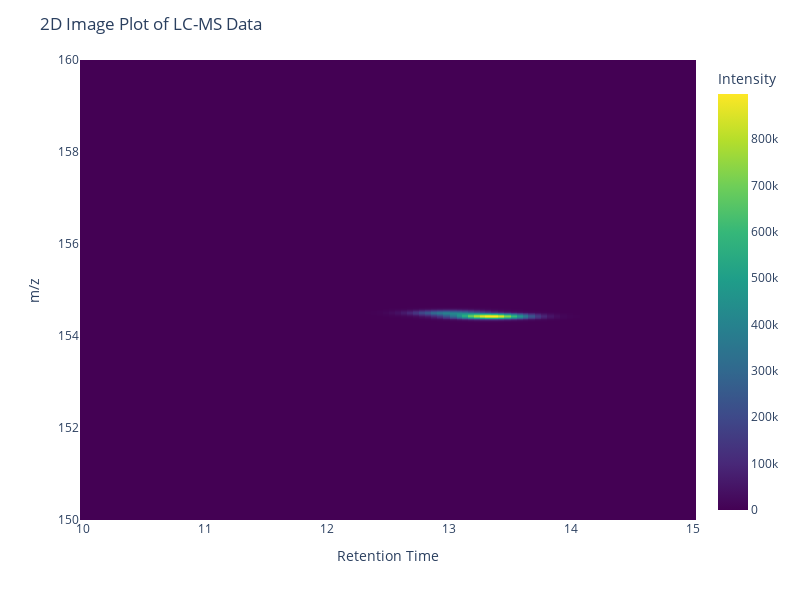

Notebook code for this chart:
### Markdown cell above
**6. Plot Results 2D**

### Code cell
from scipy.interpolate import interp1d

def plot_heatmap_from_irregular_data(df, title="Interpolated mz Heatmap", zoom=False, mz_points=1000):
    # Step 1: Get rt values
    rt_values = df["rt"].values
    # rt_values_edge = np.linspace(rt_values.min(), rt_values.max(), 1000)

    # Step 2: Define a common mz grid over full range
    all_mz = np.concatenate(df["mz"].values)
    mz_min, mz_max = all_mz.min(), all_mz.max()
    common_mz = np.linspace(mz_min, mz_max, mz_points)

    # Step 3: Interpolate each mz-intensity pair to the common mz grid
    interpolated_matrix = []
    for mz, intensity in zip(df["mz"], df["intensities"]):
        mz = np.array(mz)
        intensity = np.array(intensity).flatten()  # <- flatten here

        interp = interp1d(mz, intensity, kind='linear', bounds_error=False, fill_value=0)
        interpolated_intensity = interp(common_mz)
        interpolated_matrix.append(interpolated_intensity)

    intensity_matrix = np.array(interpolated_matrix)
    intensity_matrix = intensity_matrix.T  # Transpose to have rt as rows and mz as columns
    
    # print("Rt and mz length: ", len(rt_edges), len(mz_edges))
    print("Heatmap size: ", intensity_matrix.shape)

    # Step 4: Plot heatmap
    plt.figure(figsize=(12, 5))
    plt.imshow(intensity_matrix,
        extent=[rt_values[0], rt_values[-1], common_mz[-1], common_mz[0]],
        aspect='auto',
        cmap='viridis')
    plt.colorbar(label='Intensity')
    plt.xlabel('Retention Time (min)')
    plt.ylabel('mz (Da)')
    plt.title(title)

    # Optional zoom
    if zoom:
        plt.xlim(zoom.get('xlim', (rt_values[0], rt_values[-1])))
        plt.ylim(zoom.get('ylim', (common_mz[0], common_mz[-1])))

    plt.show()
    
    fig = px.imshow(
        intensity_matrix,
        origin='lower',
        aspect='auto',
        labels=dict(x="Retention Time", y="m/z", color="Intensity"),
        x=rt_values,
        y=common_mz,
        color_continuous_scale="Viridis"
    )
    fig.update_layout(title="2D Image Plot of LC-MS Data",
        width=800,       # ← set your desired width in pixels
        height=600)
    fig.show()


plot_heatmap_from_irregular_data(df=grid_gaussians)

### Figure 1 — Plotly figure (JSON) as saved in the notebook; plotly's stock layout.template omitted (floating-point values rounded to 4 significant figures; data arrays with more than 128 entries replaced by an {"elided": "..."} marker saying what was removed)
{"data": [{"coloraxis": "coloraxis", "hovertemplate": "Retention Time: %{x}<br>m/z: %{y}<br>Intensity: %{z}<extra></extra>", "name": "0", "type": "heatmap", "x": [10.0, 10.06, 10.11, 10.16, 10.22, 10.27, 10.32, 10.36, 10.41, 10.46, 10.52, 10.57, 10.61, 10.67, 10.73, 10.77, 10.82, 10.88, 10.94, 11.0, 11.05, 11.09, 11.14, 11.19, 11.23, 11.28, 11.34, 11.39, 11.44, 11.49, 11.54, 11.59, 11.64, 11.7, 11.74, 11.79, 11.83, 11.87, 11.93, 11.97, 12.03, 12.07, 12.13, 12.17, 12.22, 12.28, 12.33, 12.39, 12.43, 12.48, 12.53, 12.58, 12.63, 12.67, 12.73, 12.78, 12.82, 12.88, 12.92, 12.98, 13.04, 13.09, 13.13, 13.18, 13.23, 13.27, 13.32, 13.37, 13.42, 13.48, 13.53, 13.58, 13.62, 13.68, 13.73, 13.78, 13.83, 13.89, 13.94, 13.99, 14.05, 14.1, 14.14, 14.2, 14.26, 14.3, 14.35, 14.39, 14.44, 14.49, 14.55, 14.6, 14.64, 14.68, 14.74, 14.79, 14.84, 14.9, 14.95, 15.0], "xaxis": "x", "y": {"elided": "1000 float values"}, "yaxis": "y", "z": {"elided": "1000x100 float values"}}], "layout": {"coloraxis": {"colorbar": {"title": {"text": "Intensity"}}, "colorscale": [[0, "#440154"], [0.1111, "#482878"], [0.2222, "#3e4989"], [0.3333, "#31688e"], [0.4444, "#26828e"], [0.5556, "#1f9e89"], [0.6667, "#35b779"], [0.7778, "#6ece58"], [0.8889, "#b5de2b"], [1, "#fde725"]]}, "height": 600, "margin": {"t": 60}, "title": {"text": "2D Image Plot of LC-MS Data"}, "width": 800, "xaxis": {"anchor": "y", "domain": [0, 1], "title": {"text": "Retention Time"}}, "yaxis": {"anchor": "x", "autorange": true, "domain": [0, 1], "title": {"text": "m/z"}}}}
